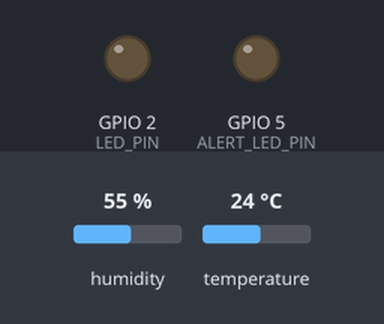
The sketch below on a simulated ESP32. Parts: output pins drawn as LEDs (lit = HIGH). Inputs (shaded band) come from the test bench; at power-on: temperature 24 °C, humidity 55 %. WiFi joins after 1.5 s; servers stay silent unless stated; what the sketch prints to the serial monitor is not drawn.

Above: at 3.7 s.
3.8 s: temperature set to 33 °C
22.5 s: temperature set to 36 °C
At 30.8 s:
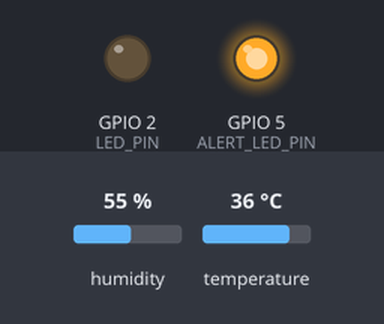
41.2 s: temperature set to 12 °C
At 45.42 s:
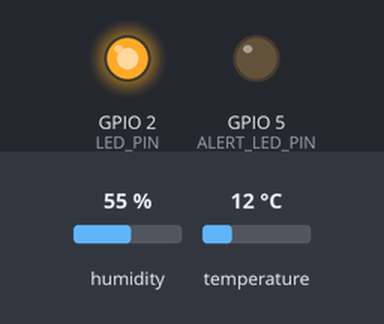
59.9 s: temperature set to 41 °C
At 60.42 s:
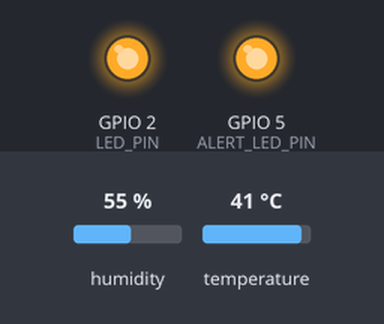
Timing chart, 0 to 77.0 s (numbered marks = the images above; inputs shaded):
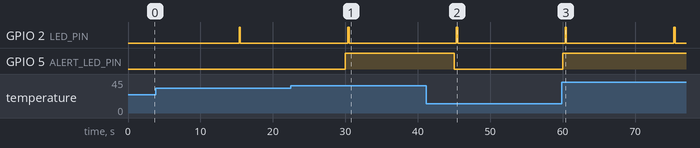

Measured:
- the behaviour switches between 34 and 35 °C on temperature (found by bisection; images 0 and 1)
- after the input at 22.5 s, GPIO 5 (ALERT_LED_PIN): LOW → HIGH after 7.5 s
- after the input at 41.2 s, GPIO 5 (ALERT_LED_PIN): HIGH → LOW after 3.8 s
- after the input at 59.9 s, GPIO 5 (ALERT_LED_PIN): LOW → HIGH after 0.13 s
- by itself, GPIO 2 (LED_PIN): alternates HIGH for 0.20 s and LOW for 14.8 s

The sketch:

sketch_sep5a_with_LED.ino
```cpp
#include <WiFi.h>
#include <FirebaseESP32.h>
#include <DHT.h>

// ---- WiFi ----
#define WIFI_SSID "madan"
#define WIFI_PASSWORD ".......i"

// ---- Firebase (Realtime Database, legacy secret) ----
#define FIREBASE_HOST ""
#define FIREBASE_AUTH ""

// ---- Pins ----
#define DHTPIN 4          // DHT11 data pin
#define DHTTYPE DHT11
#define LED_PIN 2         // Onboard LED - blinks on successful upload
#define ALERT_LED_PIN 5   // External LED - lights up when temp >= threshold

// ---- Alert threshold ----
const float TEMP_ALERT_THRESHOLD = 35.0; // Celsius

FirebaseData firebaseData;
FirebaseAuth firebaseAuth;
FirebaseConfig firebaseConfig;

DHT dht(DHTPIN, DHTTYPE);

unsigned long lastUpload = 0;
const unsigned long UPLOAD_INTERVAL_MS = 15000;

void connectWiFi() {
  WiFi.mode(WIFI_STA);
  WiFi.disconnect(true);
  delay(1000);

  WiFi.begin(WIFI_SSID, WIFI_PASSWORD);
  Serial.print("Connecting to WiFi");

  int attempts = 0;
  while (WiFi.status() != WL_CONNECTED && attempts < 40) {
    delay(500);
    Serial.print(".");
    attempts++;
  }

  Serial.println();

  if (WiFi.status() == WL_CONNECTED) {
    Serial.println("WiFi connected.");
    Serial.print("IP address: ");
    Serial.println(WiFi.localIP());
  } else {
    Serial.print("WiFi FAILED. Status code: ");
    Serial.println(WiFi.status());
    Serial.println("Will keep retrying in loop().");
  }
}

void setup() {
  Serial.begin(115200);
  pinMode(LED_PIN, OUTPUT);
  pinMode(ALERT_LED_PIN, OUTPUT);
  digitalWrite(ALERT_LED_PIN, LOW);
  dht.begin();

  connectWiFi();

  firebaseConfig.host = FIREBASE_HOST;
  firebaseConfig.signer.tokens.legacy_token = FIREBASE_AUTH;

  Firebase.begin(&firebaseConfig, &firebaseAuth);
  Firebase.reconnectWiFi(true);
}

void loop() {
  if (WiFi.status() != WL_CONNECTED) {
    Serial.println("WiFi disconnected, reconnecting...");
    connectWiFi();
    return;
  }

  if (millis() - lastUpload < UPLOAD_INTERVAL_MS) {
    return;
  }
  lastUpload = millis();

  float temperature = dht.readTemperature(); // Celsius
  float humidity = dht.readHumidity();       // Percent relative humidity

  if (isnan(temperature) || isnan(humidity)) {
    Serial.println("DHT11 read failed, skipping this cycle.");
    return;
  }

  Serial.print("Temperature: ");
  Serial.print(temperature);
  Serial.println(" C");

  Serial.print("Humidity: ");
  Serial.print(humidity);
  Serial.println(" %");

  // ---- Temperature alert LED ----
  if (temperature >= TEMP_ALERT_THRESHOLD) {
    digitalWrite(ALERT_LED_PIN, HIGH);
    Serial.println("ALERT: Temperature threshold reached - LED ON.");
  } else {
    digitalWrite(ALERT_LED_PIN, LOW);
  }

  bool tempOk = Firebase.setFloat(firebaseData, "/sensor/temperature", temperature);
  if (tempOk) {
    Serial.println("Temperature uploaded to Firebase.");
  } else {
    Serial.print("Temperature upload failed: ");
    Serial.println(firebaseData.errorReason());
  }

  bool humOk = Firebase.setFloat(firebaseData, "/sensor/humidity", humidity);
  if (humOk) {
    Serial.println("Humidity uploaded to Firebase.");
  } else {
    Serial.print("Humidity upload failed: ");
    Serial.println(firebaseData.errorReason());
  }

  // Blink onboard LED once if BOTH uploads succeeded
  if (tempOk && humOk) {
    digitalWrite(LED_PIN, HIGH);
    delay(200);
    digitalWrite(LED_PIN, LOW);
  }
}
```
